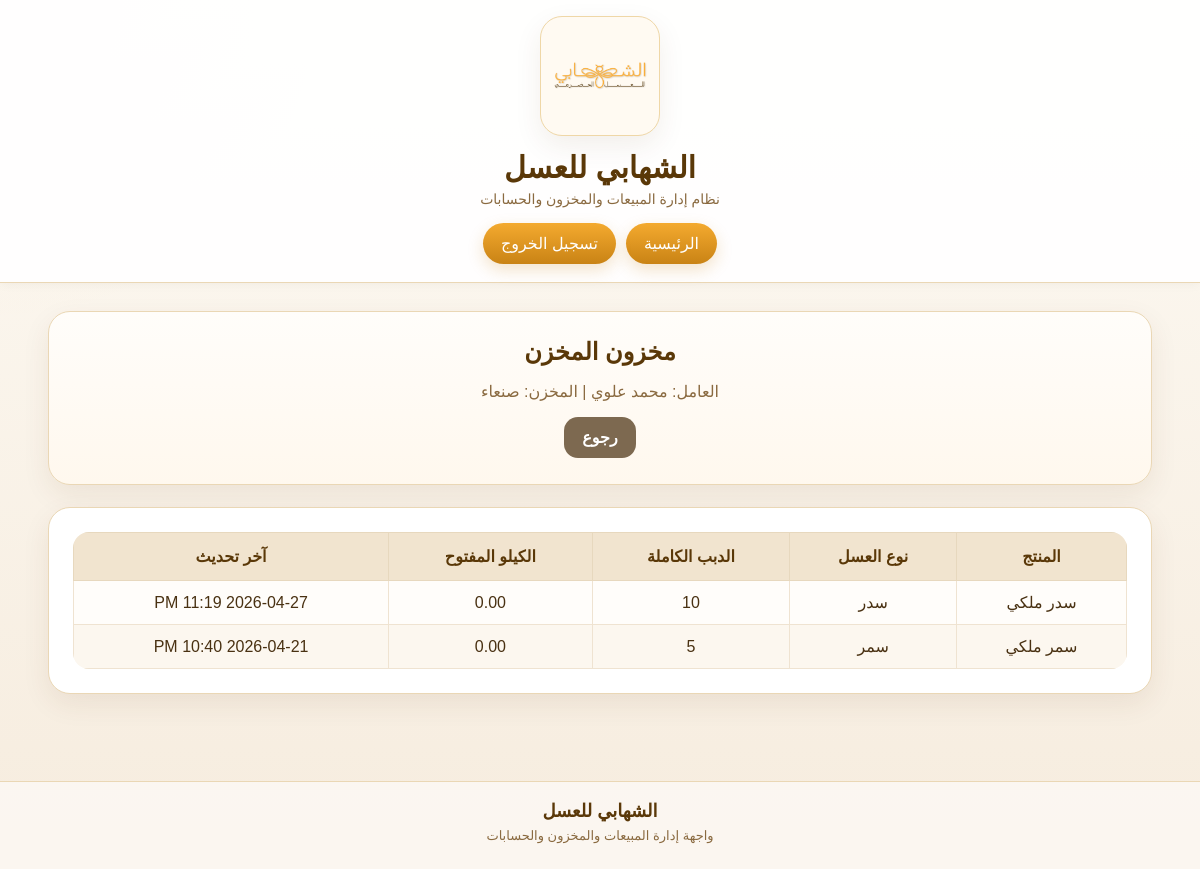
The app's page /inventory/worker/list/ (signed in) with its own data.
### accounts/models.py (models this page shows, shortened)
class WorkerProfile(models.Model):
    ROLE_MANAGER = 'manager'
    ROLE_WORKER = 'worker'
    ROLE_CHOICES = [
        (ROLE_MANAGER, 'مدير'),
        (ROLE_WORKER, 'عامل'),
    ]
    user = models.OneToOneField(
        User,
        on_delete=models.CASCADE,
        verbose_name='المستخدم',
    )
    full_name = models.CharField(
        max_length=150,
        verbose_name='الاسم الكامل',
    )
    phone = models.CharField(
        max_length=30,
        blank=True,
        null=True,
        verbose_name='رقم الجوال',
    )
    role = models.CharField(
        max_length=20,
        choices=ROLE_CHOICES,
        default=ROLE_WORKER,
        verbose_name='الدور',
    )
    warehouse = models.ForeignKey(
        Warehouse,
        on_delete=models.SET_NULL,
        blank=True,
        null=True,
        verbose_name='المخزن',
    )
    is_active = models.BooleanField(
        default=True,
        verbose_name='نشط',
    )
    created_at = models.DateTimeField(
        auto_now_add=True,
        verbose_name='تاريخ الإنشاء',
    )
    class Meta:
        verbose_name = 'ملف مستخدم'
        verbose_name_plural = 'ملفات المستخدمين'

### warehouses/models.py (models this page shows)
class Warehouse(models.Model):
    name = models.CharField(max_length=100, verbose_name='اسم المخزن')
    city = models.CharField(max_length=100, verbose_name='المدينة')
    is_active = models.BooleanField(default=True, verbose_name='نشط')
    created_at = models.DateTimeField(auto_now_add=True, verbose_name='تاريخ الإنشاء')
    class Meta:
        verbose_name = 'مخزن'
        verbose_name_plural = 'المخازن'
    def __str__(self):
        return self.name

### inventory/models.py (models this page shows, shortened)
class Inventory(models.Model):
    product = models.ForeignKey(
        Product,
        on_delete=models.CASCADE,
        verbose_name='المنتج'
    )
    full_dabba_count = models.PositiveIntegerField(default=0, verbose_name='عدد الدبب الكاملة')
    open_kg = models.DecimalField(max_digits=6, decimal_places=2, default=0, verbose_name='الكيلو المفتوح')
    updated_at = models.DateTimeField(auto_now=True, verbose_name='آخر تحديث')
    class Meta:
        verbose_name = 'مخزون'
        verbose_name_plural = 'المخزون'

### products/models.py (models this page shows, shortened)
class Product(models.Model):
    warehouse = models.ForeignKey(
        Warehouse,
        on_delete=models.CASCADE,
        verbose_name='المخزن'
    )
    name = models.CharField(max_length=150, verbose_name='اسم المنتج')
    honey_type = models.CharField(max_length=150, blank=True, null=True, verbose_name='نوع العسل')
    purchase_price_per_kg = models.DecimalField(
    max_digits=10,
    decimal_places=2,
    default=0,
    verbose_name='سعر الشراء للكيلو'
)
    default_sale_price_per_dabba = models.DecimalField(
        max_digits=10,
        decimal_places=2,
        default=0,
        verbose_name='سعر البيع الافتراضي للدبة'
    )
    default_sale_price_per_kg = models.DecimalField(
        max_digits=10,
        decimal_places=2,
        default=0,
        verbose_name='سعر البيع الافتراضي للكيلو'
    )
    is_active = models.BooleanField(default=True, verbose_name='نشط')
    created_at = models.DateTimeField(auto_now_add=True, verbose_name='تاريخ الإنشاء')
    class Meta:
        verbose_name = 'منتج'
        verbose_name_plural = 'المنتجات'

### inventory/views.py (the view)
# urls.py: path('worker/list/', worker_inventory_list, name='worker-inventory-list'),
@login_required
def worker_inventory_list(request):
    profile = WorkerProfile.objects.filter(user=request.user).select_related('warehouse').first()
    if not profile or not profile.warehouse:
        return redirect('dashboard')
    inventory_items = Inventory.objects.filter(
        product__warehouse=profile.warehouse
    ).select_related(
        'product',
        'product__warehouse',
    ).order_by('product__name')
    context = {
        'profile': profile,
        'inventory_items': inventory_items,
    }
    return render(request, 'inventory/worker_inventory_list.html', context)

### templates/inventory/worker_inventory_list.html (shortened to what this page needs)
{% extends 'base.html' %}
{% block content %}
<div class="hero-card">
    <h2>مخزون المخزن</h2>
    <p class="muted">العامل: {{ profile.full_name }} | المخزن: {{ profile.warehouse }}</p>
    <div class="actions">
        <a href="{% url 'dashboard' %}" class="btn btn-secondary">رجوع</a>
    </div>
</div>
<div class="panel-card">
    {% if inventory_items %}
        <div style="overflow-x:auto;">
            <table class="custom-table">
                <thead>
                    <tr>
                        <th>المنتج</th>
                        <th>نوع العسل</th>
                        <th>الدبب الكاملة</th>
                        <th>الكيلو المفتوح</th>
                        <th>آخر تحديث</th>
                    </tr>
                </thead>
                <tbody>
                    {% for item in inventory_items %}
                    <tr>
                        <td>{{ item.product.name }}</td>
                        <td>{{ item.product.honey_type|default:"-" }}</td>
                        <td>{{ item.full_dabba_count }}</td>
                        <td>{{ item.open_kg }}</td>
                        <td>{{ item.updated_at|date:"Y-m-d h:i A" }}</td>
                    </tr>
                    {% endfor %}
                </tbody>
            </table>
        </div>
    {% else %}
        <p class="muted">لا توجد بيانات مخزون لهذا المخزن حاليًا.</p>
    {% endif %}
</div>
{% endblock %}

### static/css/style.css (style rules this page uses)
:root { --bg-main: #fbf7ef; --bg-soft: #f7efe2; --card-bg: #ffffff; --text-main: #493112; --text-soft: #8a6a40; --gold-main: #f4aa2f; --gold-dark: #c98315; --brown-main: #5a3808; --border-soft: #ead7b5; --shadow-soft: 0 10px 28px rgba(90, 56, 8, 0.08); --radius-xl: 22px; --radius-lg: 18px; --radius-md: 14px; }
* { box-sizing: border-box; }
body { margin: 0; font-family: Tahoma, Arial, sans-serif; color: var(--text-main); background: radial-gradient(circle at top left, rgba(244, 170, 47, 0.06), transparent 22%), linear-gradient(180deg, #fdfaf4 0%, #f6ecde 100%); }
.hero-card, .panel-card, .stat-card { background: var(--card-bg); border: 1px solid var(--border-soft); border-radius: var(--radius-xl); box-shadow: var(--shadow-soft); }
.hero-card { padding: 26px; text-align: center; margin-bottom: 22px; background: linear-gradient(180deg, #fffdfa 0%, #fff8ee 100%); }
.panel-card { padding: 24px; margin-bottom: 22px; }
.hero-card h2, .panel-card h2, .panel-card h3 { margin-top: 0; margin-bottom: 10px; color: var(--brown-main); }
.muted { color: var(--text-soft); text-align: center; }
.actions { display: flex; justify-content: center; gap: 10px; flex-wrap: wrap; margin-top: 14px; }
.btn { display: inline-block; padding: 11px 18px; border-radius: 14px; background: linear-gradient(180deg, var(--gold-main), var(--gold-dark)); color: white; text-decoration: none; border: none; cursor: pointer; font-weight: bold; box-shadow: 0 6px 16px rgba(201, 131, 21, 0.22); }
.btn-secondary { background: #7d6950; box-shadow: none; }
.custom-table { width: 100%; border-collapse: collapse; background: #fff; overflow: hidden; border-radius: 16px; }
.custom-table th { background: #f1e4cf; color: var(--brown-main); padding: 14px 12px; border: 1px solid #e7d8be; text-align: center; white-space: nowrap; }
.custom-table td { padding: 12px; border: 1px solid #efe3d1; text-align: center; white-space: nowrap; background: #fffdfa; }
.custom-table tbody tr:nth-child(even) td { background: #fcf7ef; }
.hero-card .actions { margin-top: 16px; }
.btn, .main-nav a, .logout-btn, .quick-links a { transition: 0.2s ease; }

### records on screen
WorkerProfile: full_name "محمد علوي", warehouse "صنعاء"
Inventory: product.name "سدر ملكي", product.honey_type "سدر", full_dabba_count "10", open_kg "0.00", updated_at "2026-04-27 11:19 PM"
Inventory: product.name "سمر ملكي", product.honey_type "سمر", full_dabba_count "5", open_kg "0.00", updated_at "2026-04-21 10:40 PM"
